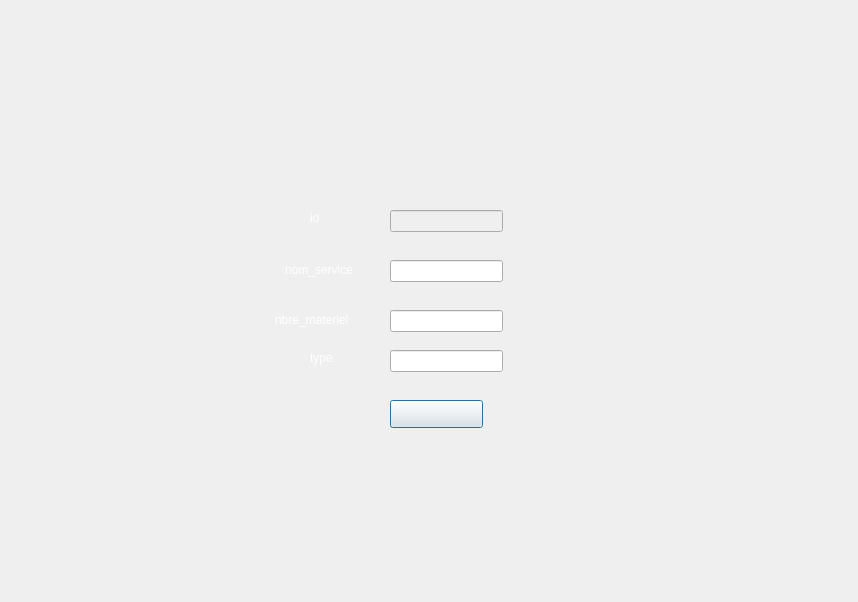
<?xml version="1.0" encoding="UTF-8"?>
<ui version="4.0">
 <class>modifiers</class>
 <widget class="QDialog" name="modifiers">
  <property name="geometry">
   <rect>
    <x>0</x>
    <y>0</y>
    <width>858</width>
    <height>602</height>
   </rect>
  </property>
  <property name="windowTitle">
   <string>Dialog</string>
  </property>
  <property name="styleSheet">
   <string notr="true">border-image:url(:/images/4.png)</string>
  </property>
  <widget class="QPushButton" name="modifierservices">
   <property name="geometry">
    <rect>
     <x>390</x>
     <y>400</y>
     <width>93</width>
     <height>28</height>
    </rect>
   </property>
   <property name="styleSheet">
    <string notr="true">border-image:url(:/images/modif.png)</string>
   </property>
   <property name="text">
    <string/>
   </property>
  </widget>
  <widget class="QLineEdit" name="id_service2">
   <property name="enabled">
    <bool>false</bool>
   </property>
   <property name="geometry">
    <rect>
     <x>390</x>
     <y>210</y>
     <width>113</width>
     <height>22</height>
    </rect>
   </property>
   <property name="styleSheet">
    <string notr="true">border-image:rgb(255, 255, 255)</string>
   </property>
  </widget>
  <widget class="QLabel" name="label">
   <property name="geometry">
    <rect>
     <x>310</x>
     <y>210</y>
     <width>56</width>
     <height>16</height>
    </rect>
   </property>
   <property name="styleSheet">
    <string notr="true">border-image:rgb(255, 255, 255);
color:rgb(255, 255, 255)</string>
   </property>
   <property name="text">
    <string>id</string>
   </property>
  </widget>
  <widget class="QLineEdit" name="nom_service2">
   <property name="geometry">
    <rect>
     <x>390</x>
     <y>260</y>
     <width>113</width>
     <height>22</height>
    </rect>
   </property>
   <property name="styleSheet">
    <string notr="true">border-image:rgb(255, 255, 255)</string>
   </property>
  </widget>
  <widget class="QLabel" name="label_2">
   <property name="geometry">
    <rect>
     <x>285</x>
     <y>260</y>
     <width>81</width>
     <height>20</height>
    </rect>
   </property>
   <property name="styleSheet">
    <string notr="true">border-image:rgb(255, 255, 255);
color:rgb(255, 255, 255)</string>
   </property>
   <property name="text">
    <string>nom_service</string>
   </property>
  </widget>
  <widget class="QLineEdit" name="nbre_materiel2">
   <property name="geometry">
    <rect>
     <x>390</x>
     <y>310</y>
     <width>113</width>
     <height>22</height>
    </rect>
   </property>
   <property name="styleSheet">
    <string notr="true">border-image:rgb(255, 255, 255)</string>
   </property>
  </widget>
  <widget class="QLabel" name="label_3">
   <property name="geometry">
    <rect>
     <x>275</x>
     <y>310</y>
     <width>91</width>
     <height>20</height>
    </rect>
   </property>
   <property name="styleSheet">
    <string notr="true">border-image:rgb(255, 255, 255);
color:rgb(255, 255, 255)</string>
   </property>
   <property name="text">
    <string>nbre_materiel</string>
   </property>
  </widget>
  <widget class="QLineEdit" name="type2">
   <property name="geometry">
    <rect>
     <x>390</x>
     <y>350</y>
     <width>113</width>
     <height>22</height>
    </rect>
   </property>
   <property name="styleSheet">
    <string notr="true">border-image:rgb(255, 255, 255)</string>
   </property>
  </widget>
  <widget class="QLabel" name="label_4">
   <property name="geometry">
    <rect>
     <x>310</x>
     <y>350</y>
     <width>56</width>
     <height>16</height>
    </rect>
   </property>
   <property name="styleSheet">
    <string notr="true">border-image:rgb(255, 255, 255);
color:rgb(255, 255, 255)</string>
   </property>
   <property name="text">
    <string>type</string>
   </property>
  </widget>
 </widget>
 <resources/>
 <connections/>
</ui>
